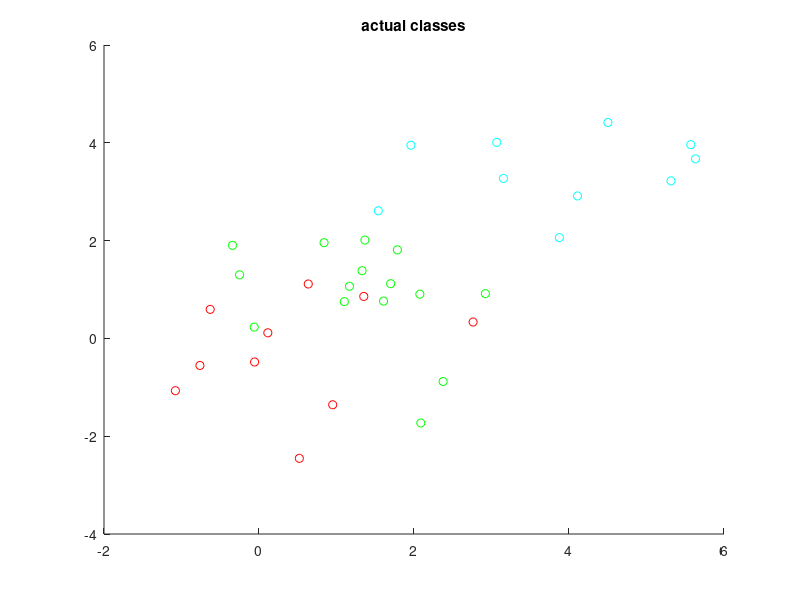

The MATLAB source for this figure: (Note: this script raises an error after producing the figure.)
X = [randn(10,2); randn(15,2) + 1; randn(10,2) + 4];
Y = [zeros(10,1); ones(15,1); ones(10,1)*2];

figure(1)
scatter(X(1:10,1),X(1:10,2),'r')
hold on
scatter(X(11:25,1),X(11:25,2),'g')
hold on
scatter(X(26:35,1),X(26:35,2),'c')
hold off
title('actual classes')

% Calculate linear discriminant coefficients
W = LDA(X,Y);

% Calulcate linear scores for training data
L = [ones(25,1), X] * W';

% Calculate class probabilities
P = exp(L) ./ repmat(sum(exp(L),2),[1 2]);

figure(2)
for qq = 1:length(P)
    if(P(qq,1) > P(qq,2))
        scatter(X(qq,1),X(qq,2),'r')
    else
        scatter(X(qq,1),X(qq,2),'g')
    end
    hold on
end

hold off
title('predicted classes')

%% LDA example

clear all

load fisheriris

PL = meas(:,3);
PW = meas(:,4);

scatter(PL,PW)

%%

h1 = gscatter(PL,PW,species,'krb','ov^',[],'off');
set(h1, 'LineWidth', 2);
%legend('Setosa','Versicolor','Virginica','Location','best')
hold on

%creating linear discriminator
X = [PL,PW];
cls = fitcdiscr(X,species);

K = cls.Coeffs(2,3).Const; % First retrieve the coefficients for the linear
L = cls.Coeffs(2,3).Linear;% boundary between the second and third classes
                           % (versicolor and virginica).

% Plot the curve K + [x,y]*L  = 0.
f = @(x1,x2) K + L(1)*x1 + L(2)*x2;
h2 = ezplot(f,[.9 7.1 0 2.5]);
set(h2, 'Color', 'r', 'LineWidth', 2);

% Now, retrieve the coefficients for the linear boundary between the first
% and second classes (setosa and versicolor).
K = cls.Coeffs(1,2).Const;
L = cls.Coeffs(1,2).Linear;

% Plot the curve K + [x1,x2]*L  = 0:
f = @(x1,x2) K + L(1)*x1 + L(2)*x2;
h3 = ezplot(f,[.9 7.1 0 2.5]);
set(h3, 'Color', 'k', 'LineWidth', 2);
axis([.9 7.1 0 2.5])
xlabel('Petal Length')
ylabel('Petal Width')
title('{ Linear Classification with Fisher Training Data}')

%% QDA example

clear all

load fisheriris

PL = meas(:,1);
PW = meas(:,2);

h1 = gscatter(PL,PW,species,'krb','ov^',[],'off');
set(h1, 'LineWidth', 2);
%legend('Setosa','Versicolor','Virginica','Location','best')
hold on

%creating linear discriminator
X = [PL,PW];

cqs = fitcdiscr(X,species,...
    'DiscrimType','quadratic');


% Now, retrieve the coefficients for the quadratic boundary between the
% second and third classes (versicolor and virginica).
K = cqs.Coeffs(2,3).Const;
L = cqs.Coeffs(2,3).Linear;
Q = cqs.Coeffs(2,3).Quadratic;

% Plot the curve K + [x1,x2]*L + [x1,x2]*Q*[x1,x2]' = 0.
f = @(x1,x2) K + L(1)*x1 + L(2)*x2 + Q(1,1)*x1.^2 + ...
    (Q(1,2)+Q(2,1))*x1.*x2 + Q(2,2)*x2.^2;
h2 = ezplot(f,[.9 7.1 0 2.5]);
set(h2, 'Color', 'r', 'LineWidth', 2);

% Now, retrieve the coefficients for the quadratic boundary between the
% first and second classes (setosa and versicolor).
K = cqs.Coeffs(1,2).Const;
L = cqs.Coeffs(1,2).Linear;
Q = cqs.Coeffs(1,2).Quadratic;

% Plot the curve K + [x1,x2]*L + [x1,x2]*Q*[x1,x2]'=0:
f = @(x1,x2) K + L(1)*x1 + L(2)*x2 + Q(1,1)*x1.^2 + ...
    (Q(1,2)+Q(2,1))*x1.*x2 + Q(2,2)*x2.^2;
h3 = ezplot(f,[.9 7.1 0 1.02]); % Plot the relevant portion of the curve.
set(h3, 'Color', 'k', 'LineWidth', 2);
axis([.9 7.1 0 2.5])
xlabel('Petal Length')
ylabel('Petal Width')
title('{ Quadratic Classification with Fisher Training Data}')
hold off
                           

%%
n = 1000;
p = [(n-3)/n,1/n,1/n,1/n]
e = EntropyCalc(p)
